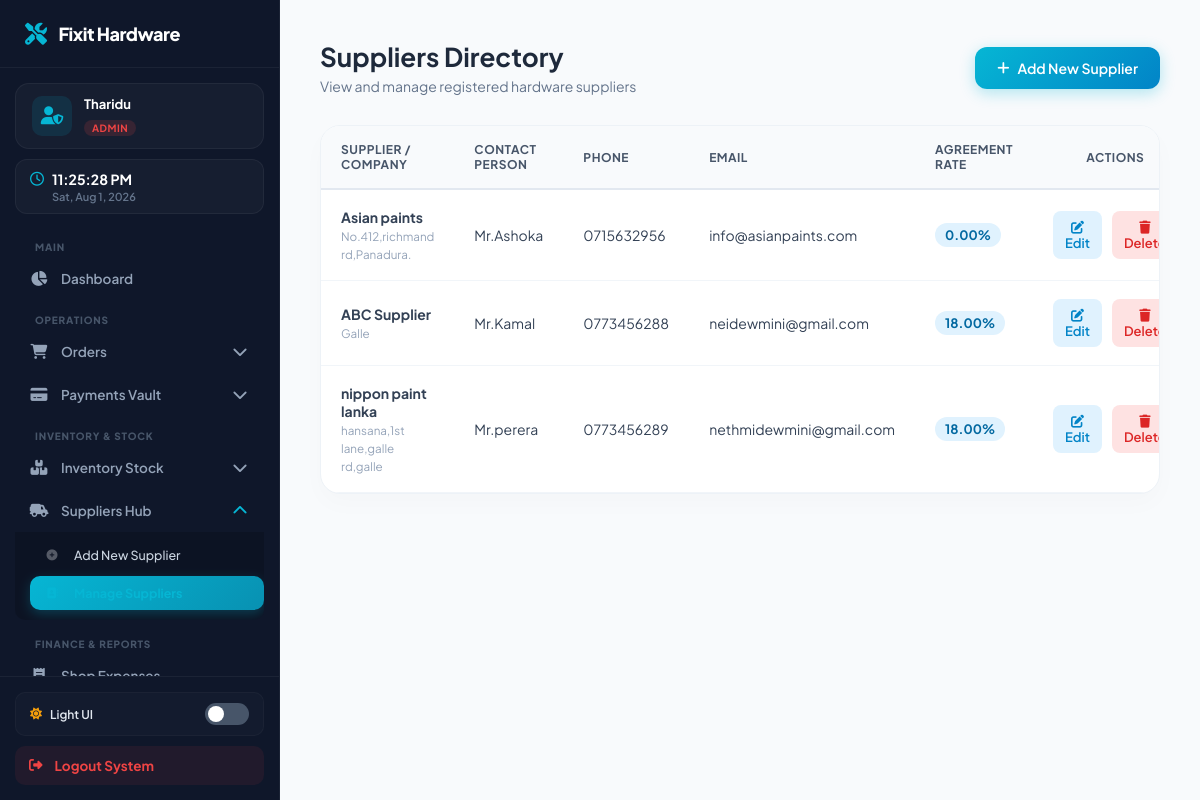
Screenshot of /manage_suppliers.php (signed in) with the database file from the repository.
### tables this page shows
CREATE TABLE `system_settings` (
  `id` int(11) NOT NULL DEFAULT 1,
  `shop_name` varchar(100) DEFAULT 'FixIt Crafts',
  `shop_address` varchar(255) DEFAULT 'Weligama, Sri Lanka',
  `shop_phone` varchar(20) DEFAULT '0771234567',
  `worker_rate` decimal(5,2) DEFAULT 10.00,
  `supplier_rate` decimal(5,2) DEFAULT 18.00
);

CREATE TABLE `supplier` (
  `supplier_id` int(11) NOT NULL,
  `supplier_name` varchar(100) DEFAULT NULL,
  `contact_person` varchar(100) DEFAULT NULL,
  `phone` varchar(20) DEFAULT NULL,
  `email` varchar(100) DEFAULT NULL,
  `address` text DEFAULT NULL,
  `created_at` timestamp NOT NULL DEFAULT current_timestamp(),
  `commission_rate` decimal(5,2) DEFAULT 18.00
);

### manage_suppliers.php (the view, shortened to what this page needs)
<?php
$user_role = $_SESSION['role'] ?? $_SESSION['user_type'] ?? '';
$is_admin = (strtolower($user_role) === 'admin');
$conn = new mysqli("localhost", "root", "", "hardware");
$query = "SELECT * FROM supplier ORDER BY supplier_id DESC";
$result = $conn->query($query);
?>
<!DOCTYPE html>
<html lang="en">
<head>
    <link rel="stylesheet" href="https://cdnjs.cloudflare.com/ajax/libs/font-awesome/6.5.1/css/all.min.css">
</head>
<body>
    <?php include('sidebar.php'); ?>
    <div class="main-content">
        <div class="page-header">
            <div>
                <h1>Suppliers Directory</h1>
                <p style="color: #64748b; font-size: 14px; margin-top: 4px;">View and manage registered hardware suppliers</p>
            </div>
            <?php if ($is_admin): ?>
                <a href="add_supplier.php" class="btn-add">
                    <i class="fa-solid fa-plus"></i> Add New Supplier
                </a>
            <?php endif; ?>
        </div>
        <div class="table-card">
            <table>
                <thead>
                    <tr>
                        <th>Supplier / Company</th>
                        <th>Contact Person</th>
                        <th>Phone</th>
                        <th>Email</th>
                        <th>Agreement Rate</th>
                        <?php if ($is_admin): ?>
                            <th style="text-align: center;">Actions</th>
                        <?php endif; ?>
                    </tr>
                </thead>
                <tbody>
                    <?php if ($result && $result->num_rows > 0): ?>
                        <?php while($row = $result->fetch_assoc()): ?>
                            <tr>
                                <td>
                                    <strong><?php echo htmlspecialchars($row['supplier_name']); ?></strong><br>
                                    <small style="color: #94a3b8;"><?php echo htmlspecialchars($row['address']); ?></small>
                                </td>
                                <td><?php echo htmlspecialchars($row['contact_person'] ?: '-'); ?></td>
                                <td><?php echo htmlspecialchars($row['phone']); ?></td>
                                <td><?php echo htmlspecialchars($row['email'] ?: '-'); ?></td>
                                <td>
                                    <span class="rate-badge">
                                        <?php echo number_format($row['commission_rate'] ?? 18.00, 2); ?>%
                                    </span>
                                </td>
                                <?php if ($is_admin): ?>
                                    <td style="text-align: center;">
                                        <div class="action-btns" style="justify-content: center;">
                                            <a href="edit_supplier.php?id=<?php echo $row['supplier_id']; ?>" class="btn-edit" title="Edit Supplier">
                                                <i class="fa-solid fa-pen-to-square"></i> Edit
                                            </a>
                                            <a href="manage_suppliers.php?action=delete&id=<?php echo $row['supplier_id']; ?>" class="btn-delete" onclick="return confirm('Are you sure you want to delete this supplier?');" title="Delete Supplier">
                                                <i class="fa-solid fa-trash"></i> Delete
                                            </a>
                                        </div>
                                    </td>
                                <?php endif; ?>
                            </tr>
                        <?php endwhile; ?>
                    <?php endif; ?>
                </tbody>
            </table>
        </div>
    </div>
</body>
</html>

### sidebar.php (shortened to what this page needs)
<?php
$sys_shop_name = 'FixIt Hardware';
if ($conn && !$conn->connect_error) {
    $settings_query = $conn->query("SELECT shop_name FROM system_settings WHERE id = 1");
    if ($settings_query && $settings_query->num_rows > 0) {
        $setting_data = $settings_query->fetch_assoc();
        if (!empty($setting_data['shop_name'])) {
            $sys_shop_name = $setting_data['shop_name'];
        }
    }
}
$current_page = basename($_SERVER['PHP_SELF']);
$user_role = strtolower($_SESSION['user_role']);
$display_role = ($user_role === 'admin') ? 'Admin' : 'Employee';
?>
<link rel="stylesheet" href="https://cdnjs.cloudflare.com/ajax/libs/font-awesome/6.5.1/css/all.min.css">
<div class="sidebar">
    <div class="brand">
        <i class="fa-solid fa-screwdriver-wrench"></i>
        <span><?php echo htmlspecialchars($sys_shop_name); ?></span>
    </div>
    <div class="user-profile">
        <div class="avatar">
            <i class="fa-solid <?php echo ($user_role === 'admin') ? 'fa-user-shield' : 'fa-user-gear'; ?>"></i>
        </div>
        <div class="user-info">
            <h4><?php echo isset($_SESSION['user_name']) ? htmlspecialchars($_SESSION['user_name']) : 'System User'; ?></h4>
            <span class="role-badge <?php echo ($user_role === 'admin') ? 'admin-badge' : 'staff-badge'; ?>">
                <?php echo $display_role; ?>
            </span>
        </div>
    </div>
    <div class="datetime-widget">
        <div class="live-time" id="clock-display">
        </div>
        <div class="live-date" id="calendar-display">Loading date info...</div>
    </div>
    <ul class="nav-links">
        <div class="menu-section-label">Main</div>
        <li class="<?php echo ($current_page == 'dashboard.php') ? 'active-page' : ''; ?>">
            <a href="dashboard.php">
                <i class="fa-solid fa-chart-pie"></i>
                <span>Dashboard</span>
            </a>
        </li>
        <div class="menu-section-label">Operations</div>
        <?php $ord_active = in_array($current_page, ['add_order.php', 'manage_order.php']); ?>
        <li class="dropdown-item">
            <a href="javascript:void(0)" class="dropdown-btn">
                <i class="fa-solid fa-cart-shopping"></i>
                <span>Orders</span>
                <i class="fa-solid fa-chevron-down arrow <?php echo $ord_active ? 'rotate' : ''; ?>"></i>
            </a>
        </li>
        <?php $pay_active = in_array($current_page, ['add_payment.php', 'manage_payment.php']); ?>
        <li class="dropdown-item">
            <a href="javascript:void(0)" class="dropdown-btn">
                <i class="fa-solid fa-credit-card"></i>
                <span>Payments Vault</span>
                <i class="fa-solid fa-chevron-down arrow <?php echo $pay_active ? 'rotate' : ''; ?>"></i>
            </a>
        </li>
        <div class="menu-section-label">Inventory & Stock</div>
        <?php $inv_active = in_array($current_page, ['add_product.php', 'manage_inventory.php', 'manage_categories.php', 'manage_subcategories.php']); ?>
        <li class="dropdown-item">
            <a href="javascript:void(0)" class="dropdown-btn">
                <i class="fa-solid fa-boxes-stacked"></i>
                <span>Inventory Stock</span>
                <i class="fa-solid fa-chevron-down arrow <?php echo $inv_active ? 'rotate' : ''; ?>"></i>
            </a>
        </li>
        <?php if ($user_role === 'admin'): ?>
            <?php $sup_active = in_array($current_page, ['add_supplier.php', 'manage_suppliers.php']); ?>
            <li class="dropdown-item">
                <a href="javascript:void(0)" class="dropdown-btn">
                    <i class="fa-solid fa-truck-field"></i>
                    <span>Suppliers Hub</span>
                    <i class="fa-solid fa-chevron-down arrow <?php echo $sup_active ? 'rotate' : ''; ?>"></i>
                </a>
                <ul class="dropdown-container <?php echo $sup_active ? 'active' : ''; ?>">
                    <li class="<?php echo ($current_page == 'add_supplier.php') ? 'active-page' : ''; ?>"><a href="add_supplier.php?action=add"><i class="fa-solid fa-circle-plus"></i> Add New Supplier</a></li>
                    <li class="<?php echo ($current_page == 'manage_suppliers.php') ? 'active-page' : ''; ?>"><a href="manage_suppliers.php?action=manage"><i class="fa-solid fa-address-book"></i> Manage Suppliers</a></li>
                </ul>
            </li>
        <?php endif; ?>
        <?php if ($user_role === 'admin'): ?>
            <div class="menu-section-label">Finance & Reports</div>
            <li class="<?php echo ($current_page == 'add_expense.php') ? 'active-page' : ''; ?>">
                <a href="add_expense.php">
                    <i class="fa-solid fa-receipt"></i>
                    <span>Shop Expenses</span>
                </a>
            </li>
        <?php endif; ?>
    </ul>
    <div class="sidebar-footer">
        <div class="mode-toggle-panel">
            <div class="toggle-label" id="sys-mode-label">
                <i class="fa-solid fa-sun" style="color: #f59e0b;"></i> Light UI
            </div>
            <label class="switch-btn">
                <span class="slider-round"></span>
            </label>
        </div>
        <a href="javascript:void(0)" class="logout-btn" id="logoutSystemBtn">
            <i class="fa-solid fa-right-from-bracket"></i>
            <span>Logout System</span>
        </a>
    </div>
</div>

### manage_suppliers.php (style rules this page uses)
* { margin: 0; padding: 0; box-sizing: border-box; font-family: 'Plus Jakarta Sans', sans-serif; }
body { background: #f8fafc; display: flex; min-height: 100vh; }
.main-content { margin-left: 280px; width: calc(100% - 280px); padding: 40px; }
.page-header { display: flex; justify-content: space-between; align-items: center; margin-bottom: 30px; }
.page-header h1 { font-size: 26px; font-weight: 700; color: #1e293b; }
.btn-add { padding: 12px 22px; background: linear-gradient(135deg, #06b6d4 0%, #0284c7 100%); color: white; text-decoration: none; font-size: 14px; font-weight: 600; border-radius: 12px; display: flex; align-items: center; gap: 8px; box-shadow: 0 4px 15px rgba(6, 182, 212, 0.3); transition: all 0.3s ease; }
.table-card { background: white; border-radius: 20px; border: 1px solid #edf2f7; box-shadow: 0 10px 25px rgba(0, 0, 0, 0.02); overflow: hidden; }
table { width: 100%; border-collapse: collapse; text-align: left; }
th { background: #f8fafc; padding: 16px 20px; font-size: 12px; font-weight: 700; color: #475569; text-transform: uppercase; letter-spacing: 0.5px; border-bottom: 2px solid #e2e8f0; }
td { padding: 18px 20px; border-bottom: 1px solid #f1f5f9; font-size: 14px; color: #334155; }
.rate-badge { background: #e0f2fe; color: #0369a1; font-weight: 700; padding: 4px 10px; border-radius: 20px; font-size: 13px; display: inline-block; }
.action-btns { display: flex; gap: 10px; }
.btn-edit { padding: 8px 12px; background: #e0f2fe; color: #0284c7; border-radius: 8px; text-decoration: none; font-size: 13px; font-weight: 600; transition: all 0.2s; }
.btn-delete { padding: 8px 12px; background: #fee2e2; color: #dc2626; border-radius: 8px; text-decoration: none; font-size: 13px; font-weight: 600; transition: all 0.2s; }

### rows the page displays
system_settings: shop_name "Fixit Hardware"
supplier: supplier_name "Asian paints", address "No.412,richmand rd,Panadura.", contact_person "Mr.Ashoka", phone "0715632956", email "info@asianpaints.com", commission_rate "0.00"
supplier: supplier_name "ABC Supplier", address "Galle", contact_person "Mr.Kamal", phone "0773456288", email "neidewmini@gmail.com", commission_rate "18.00"
supplier: supplier_name "nippon paint lanka", address "hansana,1st lane,galle rd,galle", contact_person "Mr.perera", phone "0773456289", email "nethmidewmini@gmail.com", commission_rate "18.00"

### other values shown
$_SESSION['user_name'] "Tharidu"
$display_role "ADMIN"
